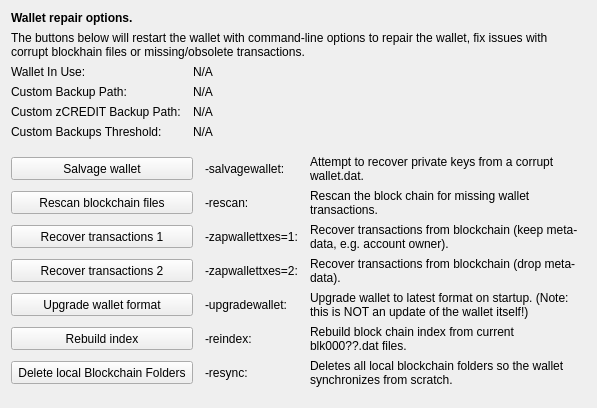
     <widget class="QWidget" name="tab_repair">
      <attribute name="title">
       <string>&amp;Wallet Repair</string>
      </attribute>
      <layout class="QGridLayout" name="gridLayout_4" columnstretch="0,0,0,0">
       <property name="horizontalSpacing">
        <number>12</number>
       </property>
       <item row="0" column="0" colspan="4">
        <widget class="QLabel" name="label_repair_header">
         <property name="font">
          <font>
           <weight>75</weight>
           <bold>true</bold>
          </font>
         </property>
         <property name="text">
          <string>Wallet repair options.</string>
         </property>
        </widget>
       </item>
       <item row="1" column="0" colspan="4">
        <widget class="QLabel" name="label_repair_helptext">
         <property name="font">
          <font>
           <weight>50</weight>
           <bold>false</bold>
          </font>
         </property>
         <property name="text">
          <string>The buttons below will restart the wallet with command-line options to repair the wallet, fix issues with corrupt blockhain files or missing/obsolete transactions.</string>
         </property>
         <property name="wordWrap">
          <bool>true</bool>
         </property>
        </widget>
       </item>
       <item row="2" column="0">
        <widget class="QLabel" name="wallet_path_label">
         <property name="text">
          <string>Wallet In Use:</string>
         </property>
        </widget>
       </item>
       <item row="2" column="1" colspan="3">
        <widget class="QLabel" name="wallet_path">
         <property name="cursor">
          <cursorShape>IBeamCursor</cursorShape>
         </property>
         <property name="text">
          <string>N/A</string>
         </property>
         <property name="textFormat">
          <enum>Qt::PlainText</enum>
         </property>
         <property name="textInteractionFlags">
          <set>Qt::LinksAccessibleByMouse|Qt::TextSelectableByKeyboard|Qt::TextSelectableByMouse</set>
         </property>
        </widget>
       </item>
       <item row="3" column="0">
        <widget class="QLabel" name="wallet_custombackuppath_label">
         <property name="visible">
          <bool>false</bool>
         </property>
         <property name="text">
          <string>Custom Backup Path:</string>
         </property>
        </widget>
       </item>
       <item row="3" column="1" colspan="3">
        <widget class="QLabel" name="wallet_custombackuppath">
         <property name="cursor">
          <cursorShape>IBeamCursor</cursorShape>
         </property>
         <property name="visible">
          <bool>false</bool>
         </property>
         <property name="text">
          <string>N/A</string>
         </property>
         <property name="textFormat">
          <enum>Qt::PlainText</enum>
         </property>
         <property name="textInteractionFlags">
          <set>Qt::LinksAccessibleByMouse|Qt::TextSelectableByKeyboard|Qt::TextSelectableByMouse</set>
         </property>
        </widget>
       </item>
       <item row="4" column="0">
        <widget class="QLabel" name="wallet_customzcreditbackuppath_label">
         <property name="visible">
          <bool>false</bool>
         </property>
         <property name="text">
          <string>Custom zCREDIT Backup Path:</string>
         </property>
        </widget>
       </item>
       <item row="4" column="1" colspan="3">
        <widget class="QLabel" name="wallet_customzcreditbackuppath">
         <property name="cursor">
          <cursorShape>IBeamCursor</cursorShape>
         </property>
         <property name="visible">
          <bool>false</bool>
         </property>
         <property name="text">
          <string>N/A</string>
         </property>
         <property name="textFormat">
          <enum>Qt::PlainText</enum>
         </property>
         <property name="textInteractionFlags">
          <set>Qt::LinksAccessibleByMouse|Qt::TextSelectableByKeyboard|Qt::TextSelectableByMouse</set>
         </property>
        </widget>
       </item>
       <item row="5" column="0">
        <widget class="QLabel" name="wallet_custombackupthreshold_label">
         <property name="visible">
          <bool>false</bool>
         </property>
         <property name="text">
          <string>Custom Backups Threshold:</string>
         </property>
        </widget>
       </item>
       <item row="5" column="1" colspan="3">
        <widget class="QLabel" name="wallet_custombackupthreshold">
         <property name="cursor">
          <cursorShape>IBeamCursor</cursorShape>
         </property>
         <property name="visible">
          <bool>false</bool>
         </property>
         <property name="text">
          <string>N/A</string>
         </property>
         <property name="textFormat">
          <enum>Qt::PlainText</enum>
         </property>
         <property name="textInteractionFlags">
          <set>Qt::LinksAccessibleByMouse|Qt::TextSelectableByKeyboard|Qt::TextSelectableByMouse</set>
         </property>
        </widget>
       </item>
       <item row="6" column="0">
        <spacer name="verticalSpacer_repair1">
         <property name="orientation">
          <enum>Qt::Vertical</enum>
         </property>
         <property name="sizeHint" stdset="0">
          <size>
           <width>10</width>
           <height>10</height>
          </size>
         </property>
        </spacer>
       </item>
       <item row="7" column="0" colspan="2">
        <widget class="QPushButton" name="btn_salvagewallet">
         <property name="minimumSize">
          <size>
           <width>100</width>
           <height>23</height>
          </size>
         </property>
         <property name="text">
          <string>Salvage wallet</string>
         </property>
        </widget>
       </item>
       <item row="7" column="2">
        <widget class="QLabel" name="label_repair_salvage_command">
         <property name="text">
          <string notr="true">-salvagewallet:</string>
         </property>
        </widget>
       </item>
       <item row="7" column="3">
        <widget class="QLabel" name="label_repair_salvage">
         <property name="text">
          <string>Attempt to recover private keys from a corrupt wallet.dat.</string>
         </property>
         <property name="wordWrap">
          <bool>true</bool>
         </property>
        </widget>
       </item>
       <item row="8" column="0" colspan="2">
        <widget class="QPushButton" name="btn_rescan">
         <property name="minimumSize">
          <size>
           <width>100</width>
           <height>23</height>
          </size>
         </property>
         <property name="text">
          <string>Rescan blockchain files</string>
         </property>
        </widget>
       </item>
       <item row="8" column="2">
        <widget class="QLabel" name="label_repair_rescan_command">
         <property name="text">
          <string notr="true">-rescan:</string>
         </property>
        </widget>
       </item>
       <item row="8" column="3">
        <widget class="QLabel" name="label_repair_rescan">
         <property name="text">
          <string>Rescan the block chain for missing wallet transactions.</string>
         </property>
         <property name="wordWrap">
          <bool>true</bool>
         </property>
        </widget>
       </item>
       <item row="9" column="0" colspan="2">
        <widget class="QPushButton" name="btn_zapwallettxes1">
         <property name="minimumSize">
          <size>
           <width>100</width>
           <height>23</height>
          </size>
         </property>
         <property name="text">
          <string>Recover transactions 1</string>
         </property>
        </widget>
       </item>
       <item row="9" column="2">
        <widget class="QLabel" name="label_repair_zap1_command">
         <property name="text">
          <string notr="true">-zapwallettxes=1:</string>
         </property>
        </widget>
       </item>
       <item row="9" column="3">
        <widget class="QLabel" name="label_repair_zap1">
         <property name="text">
          <string>Recover transactions from blockchain (keep meta-data, e.g. account owner).</string>
         </property>
         <property name="wordWrap">
          <bool>true</bool>
         </property>
        </widget>
       </item>
       <item row="10" column="0" colspan="2">
        <widget class="QPushButton" name="btn_zapwallettxes2">
         <property name="minimumSize">
          <size>
           <width>100</width>
           <height>23</height>
          </size>
         </property>
         <property name="text">
          <string>Recover transactions 2</string>
         </property>
        </widget>
       </item>
       <item row="10" column="2">
        <widget class="QLabel" name="label_repair_zap2_command">
         <property name="text">
          <string notr="true">-zapwallettxes=2:</string>
         </property>
        </widget>
       </item>
       <item row="10" column="3">
        <widget class="QLabel" name="label_repair_zap2">
         <property name="text">
          <string>Recover transactions from blockchain (drop meta-data).</string>
         </property>
         <property name="wordWrap">
          <bool>true</bool>
         </property>
        </widget>
       </item>
       <item row="11" column="0" colspan="2">
        <widget class="QPushButton" name="btn_upgradewallet">
         <property name="minimumSize">
          <size>
           <width>100</width>
           <height>23</height>
          </size>
         </property>
         <property name="text">
          <string>Upgrade wallet format</string>
         </property>
        </widget>
       </item>
       <item row="11" column="2">
        <widget class="QLabel" name="label_repair_upgrade_command">
         <property name="text">
          <string notr="true">-upgradewallet:</string>
         </property>
        </widget>
       </item>
       <item row="11" column="3">
        <widget class="QLabel" name="label_repair_upgrade">
         <property name="text">
          <string>Upgrade wallet to latest format on startup. (Note: this is NOT an update of the wallet itself!)</string>
         </property>
         <property name="wordWrap">
          <bool>true</bool>
         </property>
        </widget>
       </item>
       <item row="12" column="0" colspan="2">
        <widget class="QPushButton" name="btn_reindex">
         <property name="minimumSize">
          <size>
           <width>100</width>
           <height>23</height>
          </size>
         </property>
         <property name="text">
          <string>Rebuild index</string>
         </property>
        </widget>
       </item>
       <item row="12" column="2">
        <widget class="QLabel" name="label_repair_reindex_command">
         <property name="text">
          <string notr="true">-reindex:</string>
         </property>
        </widget>
       </item>
       <item row="12" column="3">
        <widget class="QLabel" name="label_repair_reindex">
         <property name="text">
          <string>Rebuild block chain index from current blk000??.dat files.</string>
         </property>
         <property name="wordWrap">
          <bool>true</bool>
         </property>
        </widget>
       </item>
       <item row="13" column="0" colspan="2">
        <widget class="QPushButton" name="btn_resync">
         <property name="minimumSize">
          <size>
           <width>100</width>
           <height>23</height>
          </size>
         </property>
         <property name="text">
          <string>Delete local Blockchain Folders</string>
         </property>
        </widget>
       </item>
       <item row="13" column="2">
        <widget class="QLabel" name="label_repair_resync_command">
         <property name="text">
          <string>-resync:</string>
         </property>
        </widget>
       </item>
       <item row="13" column="3">
        <widget class="QLabel" name="label_repair_resync">
         <property name="text">
          <string>Deletes all local blockchain folders so the wallet synchronizes from scratch.</string>
         </property>
         <property name="wordWrap">
          <bool>true</bool>
         </property>
        </widget>
       </item>
       <item row="14" column="0">
        <spacer name="verticalSpacer_repair2">
         <property name="orientation">
          <enum>Qt::Vertical</enum>
         </property>
         <property name="sizeHint" stdset="0">
          <size>
           <width>20</width>
           <height>10</height>
          </size>
         </property>
        </spacer>
       </item>
      </layout>
     </widget>
